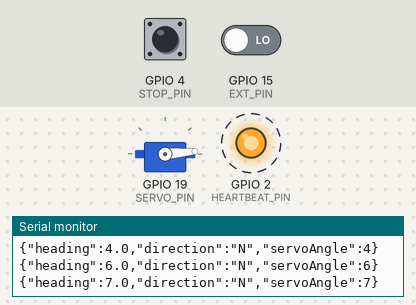
The sketch below on a simulated ESP32. Parts: servo, output pins drawn as LEDs (lit = HIGH), the last lines printed to the serial monitor. Dashed ring = blinking. The inputs (shaded band) are chosen by the test bench; at power-on: GPIO 15 (EXT_PIN) LOW, GPIO 4 (STOP_PIN) HIGH.

Above: at 6.2 s.
6.3 s: GPIO 15 (EXT_PIN) driven HIGH
At 7.4 s:
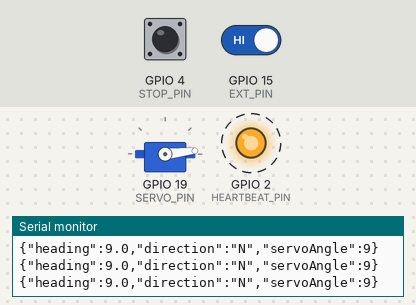
9.3 s: GPIO 15 (EXT_PIN) driven LOW
At 11.7 s:
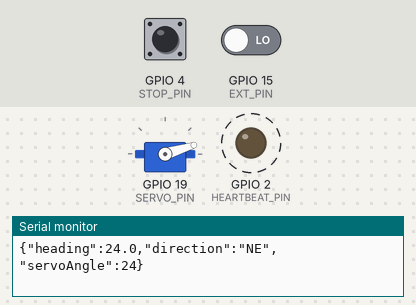
12.3 s: GPIO 4 (STOP_PIN) pulled LOW for 0.15 s
At 15.07 s:
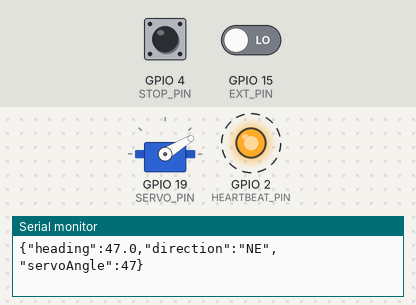
15.3 s: GPIO 4 (STOP_PIN) pulled LOW for 1 s
Timing chart, 0 to 33.0 s (numbered marks = the images above; inputs shaded):
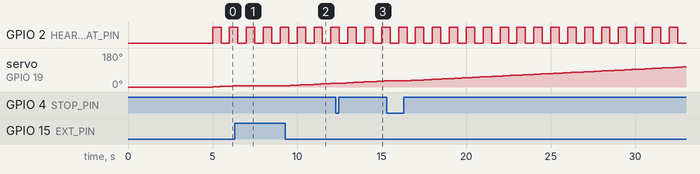

The sketch:

master_tower.ino
```cpp
#include <Arduino.h>
#include <ESP32Servo.h>

// ===================== PIN ASSIGNMENTS =====================
#define SERVO_PIN         19
#define HEARTBEAT_PIN      2
#define STOP_PIN           4
#define EXT_PIN           15

// ===================== SERVO TUNING =====================
const int SWEEP_MIN = 0;
const int SWEEP_MAX = 270;
const int MICRO_STEP_DEG = 1;
// Tuned to 150ms for a 3 FPS camera (approx 2.2 degrees of movement per frame)
const unsigned long MICRO_STEP_DELAY_MS = 150;
const unsigned long TELEMETRY_INTERVAL_MS = 250;

Servo sweepServo;

// Start variables at 0 for the boot sequence
volatile int servoAngle = 0;
int sweepPos = 0;
int sweepDir = 1;
bool servoStopped = false;
bool sweepCycleActive = true;

unsigned long lastHeartbeat = 0;
unsigned long lastTelemetrySend = 0;
unsigned long lastSweepMove = 0;

String angleToCardinal(int angle) {
  if (angle >= 337 || angle < 22) return "N";
  if (angle >= 22 && angle < 67) return "NE";
  if (angle >= 67 && angle < 112) return "E";
  if (angle >= 112 && angle < 157) return "SE";
  if (angle >= 157 && angle < 202) return "S";
  if (angle >= 202 && angle < 247) return "SW";
  if (angle >= 247 && angle < 292) return "W";
  return "NW";
}

void writeServo270(int angle270) {
  angle270 = constrain(angle270, 0, 270);
  // Maps standard 0-180 logic to a 270-degree physical servo
  int pulseWidth = map(angle270, 0, 270, 500, 2500);
  sweepServo.writeMicroseconds(pulseWidth);
}

void setup() {
  Serial.begin(115200);

  pinMode(HEARTBEAT_PIN, OUTPUT);
  pinMode(STOP_PIN, INPUT_PULLUP);
  pinMode(EXT_PIN, INPUT_PULLDOWN);

  sweepServo.setPeriodHertz(50);
  sweepServo.attach(SERVO_PIN, 500, 2500);

  // ==========================================
  // HARDWARE ALIGNMENT BOOT SEQUENCE
  // ==========================================
  writeServo270(0); // Instantly snap to the absolute 0-degree position
  delay(5000);      // Hold completely still for 5 seconds to allow physical mounting
  // ==========================================
}

void loop() {
  unsigned long now = millis();

  // 1. Hardware Heartbeat (Blinks every 500ms)
  if (now - lastHeartbeat >= 500) {
    digitalWrite(HEARTBEAT_PIN, !digitalRead(HEARTBEAT_PIN));
    lastHeartbeat = now;
  }

  // 2. Hardware Fire Signal Check (From Pi GPIO 17)
  if (digitalRead(EXT_PIN) == HIGH) {
    sweepCycleActive = false;
  } else {
    sweepCycleActive = true;
  }

  // 3. Physical Emergency Stop Override
  if (digitalRead(STOP_PIN) == LOW) {
    if (!servoStopped) {
      sweepServo.detach();
      servoStopped = true;
    }
  } else {
    if (servoStopped) {
      sweepServo.setPeriodHertz(50);
      sweepServo.attach(SERVO_PIN, 500, 2500);
      writeServo270(servoAngle);
      servoStopped = false;
    }

    // 4. Non-Blocking 270-Degree Sweep
    if (sweepCycleActive && !servoStopped && (now - lastSweepMove >= MICRO_STEP_DELAY_MS)) {
      lastSweepMove = now;
      sweepPos += (sweepDir * MICRO_STEP_DEG);

      if (sweepPos >= SWEEP_MAX) {
        sweepPos = SWEEP_MAX;
        sweepDir = -1;
      } else if (sweepPos <= SWEEP_MIN) {
        sweepPos = SWEEP_MIN;
        sweepDir = 1;
      }

      writeServo270(sweepPos);
      servoAngle = sweepPos;
    }
  }

  // 5. USB Serial Telemetry (Runs continuously)
  if (now - lastTelemetrySend >= TELEMETRY_INTERVAL_MS) {
    lastTelemetrySend = now;
    float heading = (float)servoAngle;
    String dir = angleToCardinal(servoAngle);

    Serial.print("{\"heading\":");
    Serial.print(heading, 1);
    Serial.print(",\"direction\":\"");
    Serial.print(dir);
    Serial.print("\",\"servoAngle\":");
    Serial.print(servoAngle);
    Serial.println("}");
  }
}
```

Measured:
- after the input at 6.3 s, servo on GPIO 19 (SERVO_PIN): stays 6° (without the input it goes to 7° after 0.05 s)
- after the input at 9.3 s, servo on GPIO 19 (SERVO_PIN): moves from 6° to 19° over 2.7 s, starting at once
- by itself, GPIO 2 (HEARTBEAT_PIN): alternates HIGH for 0.50 s and LOW for 0.50 s
